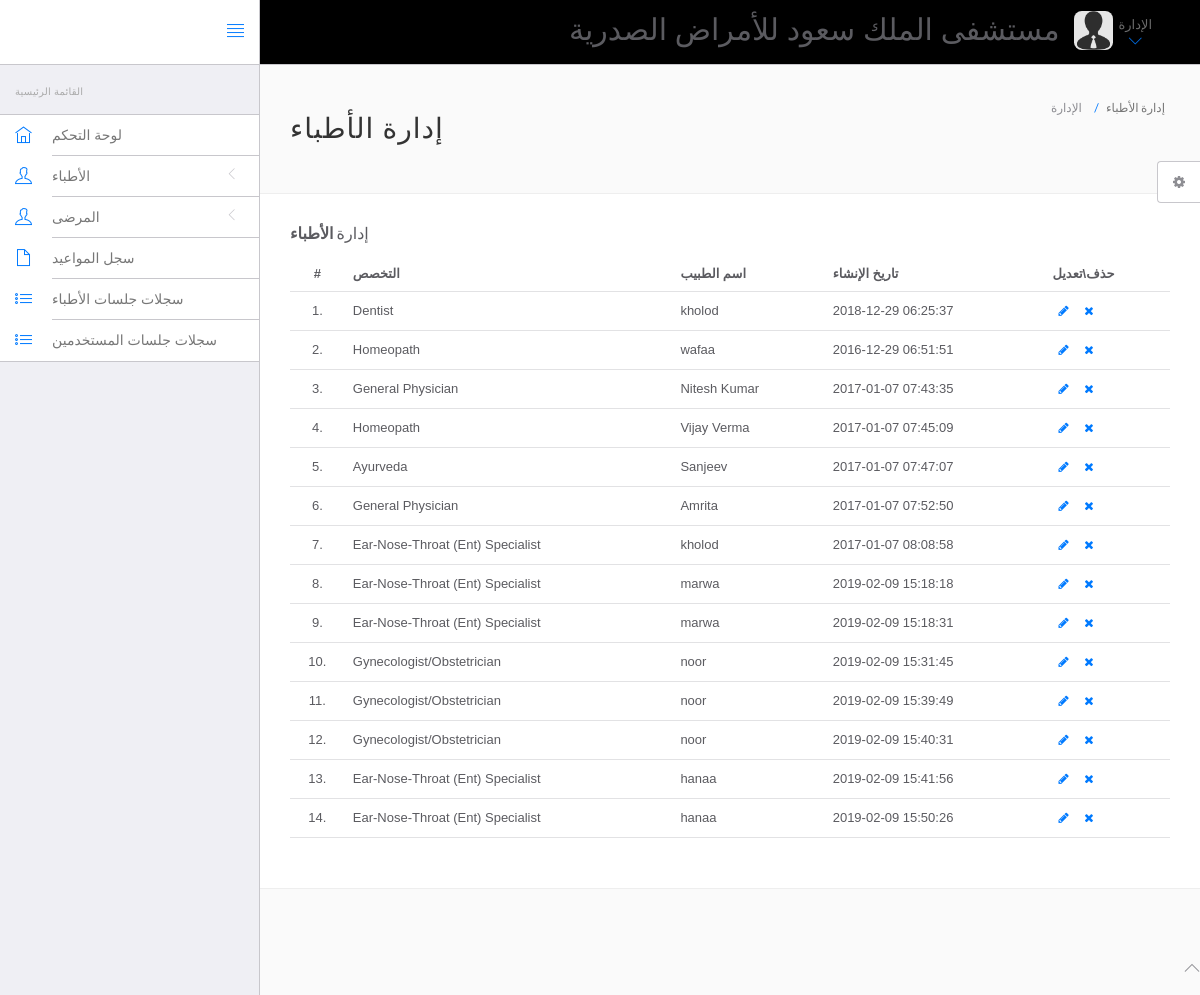
Screenshot of /hms/admin/manage-doctors.php (signed in) with the database file from the repository.
### tables this page shows
CREATE TABLE `doctors` (
  `id` int(11) NOT NULL,
  `specilization` varchar(255) NOT NULL,
  `doctorName` varchar(255) NOT NULL,
  `address` longtext NOT NULL,
  `docFees` varchar(255) NOT NULL,
  `contactno` bigint(11) NOT NULL,
  `docEmail` varchar(255) NOT NULL,
  `password` varchar(255) NOT NULL,
  `creationDate` timestamp NOT NULL DEFAULT CURRENT_TIMESTAMP,
  `updationDate` varchar(255) NOT NULL
);

### hms/admin/manage-doctors.php (the view, shortened to what this page needs)
<?php
include('include/config.php');
?>
<!DOCTYPE html>
<html xmlns="http://www.w3.org/1999/xhtml" lang="ar-sa" dir="rtl">
	<head>
		<link rel="stylesheet" href="vendor/bootstrap/css/bootstrap.min.css">
		<link rel="stylesheet" href="vendor/fontawesome/css/font-awesome.min.css">
		<link rel="stylesheet" href="vendor/themify-icons/themify-icons.min.css">
		<link href="vendor/animate.css/animate.min.css" rel="stylesheet" media="screen">
		<link href="vendor/perfect-scrollbar/perfect-scrollbar.min.css" rel="stylesheet" media="screen">
		<link href="vendor/switchery/switchery.min.css" rel="stylesheet" media="screen">
		<link href="vendor/bootstrap-touchspin/jquery.bootstrap-touchspin.min.css" rel="stylesheet" media="screen">
		<link href="vendor/select2/select2.min.css" rel="stylesheet" media="screen">
		<link href="vendor/bootstrap-datepicker/bootstrap-datepicker3.standalone.min.css" rel="stylesheet" media="screen">
		<link href="vendor/bootstrap-timepicker/bootstrap-timepicker.min.css" rel="stylesheet" media="screen">
		<link rel="stylesheet" href="assets/css/styles.css">
		<link rel="stylesheet" href="assets/css/plugins.css">
		<link rel="stylesheet" href="assets/css/themes/theme-1.css" id="skin_color" />
	</head>
	<body>
		<div id="app">
<?php include('include/sidebar.php');?>
			<div class="app-content">
						<?php include('include/header.php');?>
				<div class="main-content" >
					<div class="wrap-content container" id="container">
						<section id="page-title">
							<div class="row">
								<div class="col-sm-8">
									<h1 class="mainTitle">إدارة الأطباء</h1>
																	</div>
								<ol class="breadcrumb">
									<li>
										<span>الإدارة</span>
									</li>
									<li class="active">
										<span>إدارة الأطباء</span>
									</li>
								</ol>
							</div>
						</section>
						<div class="container-fluid container-fullw bg-white">
									<div class="row">
								<div class="col-md-12">
									<h5 class="over-title margin-bottom-15">إدارة <span class="text-bold">الأطباء</span></h5>
									<table class="table table-hover" id="sample-table-1">
										<thead>
											<tr>
												<th class="center">#</th>
												<th>التخصص</th>
												<th class="hidden-xs">اسم الطبيب</th>
												<th>تاريخ الإنشاء </th>
												<th>حذف\تعديل</th>
											</tr>
										</thead>
										<tbody>
<?php
$sql=mysqli_query($connection,"select * from doctors");
$cnt=1;
while($row=mysqli_fetch_array($sql))
{
?>
											<tr>
												<td class="center"><?php echo $cnt;?>.</td>
												<td class="hidden-xs"><?php echo $row['specilization'];?></td>
												<td><?php echo $row['doctorName'];?></td>
												<td><?php echo $row['creationDate'];?>
												</td>
												<td >
												<div class="visible-md visible-lg hidden-sm hidden-xs">
							<a href="edit-doctor.php?id=<?php echo $row['id'];?>" class="btn btn-transparent btn-xs" tooltip-placement="top" tooltip="Edit"><i class="fa fa-pencil"></i></a>
	<a href="manage-doctors.php?id=<?php echo $row['id']?>&del=delete" onClick="return confirm('Are you sure you want to delete?')"class="btn btn-transparent btn-xs tooltips" tooltip-placement="top" tooltip="Remove"><i class="fa fa-times fa fa-white"></i></a>
												</div>
												</td>
											</tr>
											<?php
$cnt=$cnt+1;
											 }?>
										</tbody>
									</table>
								</div>
							</div>
								</div>
							</div>
						</div>
					</div>
				</div>
	<?php include('include/footer.php');?>
	<?php include('include/setting.php');?>
	</body>
</html>

### hms/admin/assets/css/themes/theme-1.css (style rules this page uses)
body { background: #FAFAFA; }

### rows the page displays
doctors: specilization "Dentist", doctorName "kholod", creationDate "2018-12-29 06:25:37"
doctors: specilization "Homeopath", doctorName "wafaa", creationDate "2016-12-29 06:51:51"
doctors: specilization "General Physician", doctorName "Nitesh Kumar", creationDate "2017-01-07 07:43:35"
doctors: specilization "Homeopath", doctorName "Vijay Verma", creationDate "2017-01-07 07:45:09"
doctors: specilization "Ayurveda", doctorName "Sanjeev", creationDate "2017-01-07 07:47:07"
doctors: specilization "General Physician", doctorName "Amrita", creationDate "2017-01-07 07:52:50"
doctors: specilization "Ear-Nose-Throat (Ent) Specialist", doctorName "kholod", creationDate "2017-01-07 08:08:58"
doctors: specilization "Ear-Nose-Throat (Ent) Specialist", doctorName "marwa", creationDate "2019-02-09 15:18:18"
doctors: specilization "Ear-Nose-Throat (Ent) Specialist", doctorName "marwa", creationDate "2019-02-09 15:18:31"
doctors: specilization "Gynecologist/Obstetrician", doctorName "noor", creationDate "2019-02-09 15:31:45"
doctors: specilization "Gynecologist/Obstetrician", doctorName "noor", creationDate "2019-02-09 15:39:49"
doctors: specilization "Gynecologist/Obstetrician", doctorName "noor", creationDate "2019-02-09 15:40:31"
doctors: specilization "Ear-Nose-Throat (Ent) Specialist", doctorName "hanaa", creationDate "2019-02-09 15:41:56"
doctors: specilization "Ear-Nose-Throat (Ent) Specialist", doctorName "hanaa", creationDate "2019-02-09 15:50:26"
